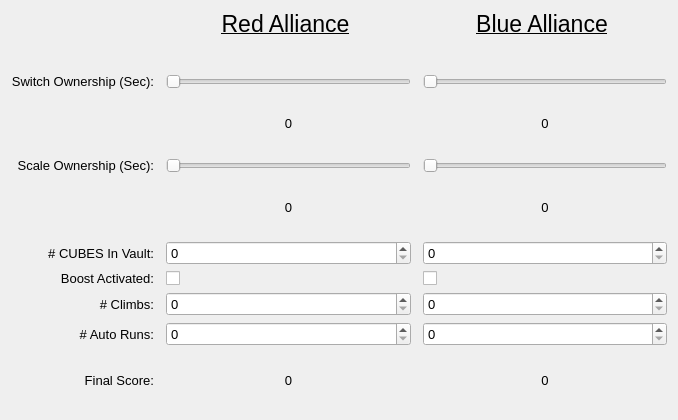
<?xml version="1.0" encoding="UTF-8"?>
<ui version="4.0">
 <class>MainWindow</class>
 <widget class="QWidget" name="MainWindow">
  <property name="geometry">
   <rect>
    <x>0</x>
    <y>0</y>
    <width>678</width>
    <height>420</height>
   </rect>
  </property>
  <property name="font">
   <font>
    <pointsize>17</pointsize>
    <underline>true</underline>
   </font>
  </property>
  <property name="windowTitle">
   <string>Score_Analyzer</string>
  </property>
  <layout class="QGridLayout" name="gridLayout">
   <item row="6" column="0">
    <widget class="QLabel" name="label_9">
     <property name="font">
      <font>
       <pointsize>10</pointsize>
       <underline>false</underline>
      </font>
     </property>
     <property name="text">
      <string># CUBES In Vault:</string>
     </property>
     <property name="alignment">
      <set>Qt::AlignRight|Qt::AlignTrailing|Qt::AlignVCenter</set>
     </property>
    </widget>
   </item>
   <item row="2" column="2">
    <widget class="QLabel" name="m_lblRedSwitchScore">
     <property name="font">
      <font>
       <pointsize>10</pointsize>
       <underline>false</underline>
      </font>
     </property>
     <property name="text">
      <string>0</string>
     </property>
     <property name="alignment">
      <set>Qt::AlignCenter</set>
     </property>
    </widget>
   </item>
   <item row="2" column="4">
    <widget class="QLabel" name="m_lblBlueSwitchScore">
     <property name="font">
      <font>
       <pointsize>10</pointsize>
       <underline>false</underline>
      </font>
     </property>
     <property name="text">
      <string>0</string>
     </property>
     <property name="alignment">
      <set>Qt::AlignCenter</set>
     </property>
    </widget>
   </item>
   <item row="3" column="2">
    <widget class="QSlider" name="m_hslRedScale">
     <property name="maximum">
      <number>135</number>
     </property>
     <property name="pageStep">
      <number>10</number>
     </property>
     <property name="value">
      <number>0</number>
     </property>
     <property name="orientation">
      <enum>Qt::Horizontal</enum>
     </property>
    </widget>
   </item>
   <item row="3" column="4">
    <widget class="QSlider" name="m_hslBlueScale">
     <property name="maximum">
      <number>135</number>
     </property>
     <property name="pageStep">
      <number>10</number>
     </property>
     <property name="value">
      <number>0</number>
     </property>
     <property name="orientation">
      <enum>Qt::Horizontal</enum>
     </property>
    </widget>
   </item>
   <item row="5" column="4">
    <widget class="QLabel" name="m_lblBlueScaleScore">
     <property name="font">
      <font>
       <pointsize>10</pointsize>
       <underline>false</underline>
      </font>
     </property>
     <property name="text">
      <string>0</string>
     </property>
     <property name="alignment">
      <set>Qt::AlignCenter</set>
     </property>
    </widget>
   </item>
   <item row="1" column="4">
    <widget class="QSlider" name="m_hslBlueSwitch">
     <property name="maximum">
      <number>135</number>
     </property>
     <property name="pageStep">
      <number>10</number>
     </property>
     <property name="value">
      <number>0</number>
     </property>
     <property name="orientation">
      <enum>Qt::Horizontal</enum>
     </property>
    </widget>
   </item>
   <item row="5" column="2">
    <widget class="QLabel" name="m_lblRedScaleScore">
     <property name="font">
      <font>
       <pointsize>10</pointsize>
       <underline>false</underline>
      </font>
     </property>
     <property name="text">
      <string>0</string>
     </property>
     <property name="alignment">
      <set>Qt::AlignCenter</set>
     </property>
    </widget>
   </item>
   <item row="3" column="0">
    <widget class="QLabel" name="label_6">
     <property name="font">
      <font>
       <pointsize>10</pointsize>
       <underline>false</underline>
      </font>
     </property>
     <property name="text">
      <string>Scale Ownership (Sec):</string>
     </property>
     <property name="alignment">
      <set>Qt::AlignRight|Qt::AlignTrailing|Qt::AlignVCenter</set>
     </property>
    </widget>
   </item>
   <item row="1" column="0">
    <widget class="QLabel" name="label_3">
     <property name="font">
      <font>
       <pointsize>10</pointsize>
       <underline>false</underline>
      </font>
     </property>
     <property name="text">
      <string>Switch Ownership (Sec):</string>
     </property>
     <property name="alignment">
      <set>Qt::AlignRight|Qt::AlignTrailing|Qt::AlignVCenter</set>
     </property>
    </widget>
   </item>
   <item row="0" column="3" colspan="2">
    <widget class="QLabel" name="label_2">
     <property name="text">
      <string>Blue Alliance</string>
     </property>
     <property name="alignment">
      <set>Qt::AlignHCenter|Qt::AlignTop</set>
     </property>
     <property name="wordWrap">
      <bool>false</bool>
     </property>
    </widget>
   </item>
   <item row="6" column="4">
    <widget class="QSpinBox" name="m_spnBlueVault">
     <property name="font">
      <font>
       <pointsize>10</pointsize>
       <underline>false</underline>
      </font>
     </property>
     <property name="maximum">
      <number>9</number>
     </property>
    </widget>
   </item>
   <item row="6" column="2">
    <widget class="QSpinBox" name="m_spnRedVault">
     <property name="font">
      <font>
       <pointsize>10</pointsize>
       <underline>false</underline>
      </font>
     </property>
     <property name="maximum">
      <number>9</number>
     </property>
    </widget>
   </item>
   <item row="1" column="2">
    <widget class="QSlider" name="m_hslRedSwitch">
     <property name="maximum">
      <number>135</number>
     </property>
     <property name="pageStep">
      <number>10</number>
     </property>
     <property name="value">
      <number>0</number>
     </property>
     <property name="orientation">
      <enum>Qt::Horizontal</enum>
     </property>
    </widget>
   </item>
   <item row="7" column="2">
    <widget class="QCheckBox" name="m_chkRedBoost">
     <property name="font">
      <font>
       <pointsize>10</pointsize>
       <underline>false</underline>
      </font>
     </property>
     <property name="text">
      <string/>
     </property>
    </widget>
   </item>
   <item row="13" column="0">
    <widget class="QLabel" name="label_12">
     <property name="font">
      <font>
       <pointsize>10</pointsize>
       <underline>false</underline>
      </font>
     </property>
     <property name="text">
      <string># Auto Runs:</string>
     </property>
     <property name="alignment">
      <set>Qt::AlignRight|Qt::AlignTrailing|Qt::AlignVCenter</set>
     </property>
    </widget>
   </item>
   <item row="13" column="2">
    <widget class="QSpinBox" name="m_spnRedAutoRun">
     <property name="font">
      <font>
       <pointsize>10</pointsize>
       <underline>false</underline>
      </font>
     </property>
     <property name="maximum">
      <number>3</number>
     </property>
    </widget>
   </item>
   <item row="10" column="4">
    <widget class="QSpinBox" name="m_spnBlueClimb">
     <property name="font">
      <font>
       <pointsize>10</pointsize>
       <underline>false</underline>
      </font>
     </property>
     <property name="maximum">
      <number>3</number>
     </property>
    </widget>
   </item>
   <item row="10" column="0">
    <widget class="QLabel" name="label_11">
     <property name="font">
      <font>
       <pointsize>10</pointsize>
       <underline>false</underline>
      </font>
     </property>
     <property name="text">
      <string># Climbs:</string>
     </property>
     <property name="alignment">
      <set>Qt::AlignRight|Qt::AlignTrailing|Qt::AlignVCenter</set>
     </property>
    </widget>
   </item>
   <item row="10" column="2">
    <widget class="QSpinBox" name="m_spnRedClimb">
     <property name="font">
      <font>
       <pointsize>10</pointsize>
       <underline>false</underline>
      </font>
     </property>
     <property name="maximum">
      <number>3</number>
     </property>
    </widget>
   </item>
   <item row="15" column="4">
    <widget class="QLabel" name="m_lblBlueFinalScore">
     <property name="font">
      <font>
       <pointsize>10</pointsize>
       <underline>false</underline>
      </font>
     </property>
     <property name="text">
      <string>0</string>
     </property>
     <property name="alignment">
      <set>Qt::AlignCenter</set>
     </property>
    </widget>
   </item>
   <item row="13" column="4">
    <widget class="QSpinBox" name="m_spnBlueAutoRun">
     <property name="font">
      <font>
       <pointsize>10</pointsize>
       <underline>false</underline>
      </font>
     </property>
     <property name="maximum">
      <number>3</number>
     </property>
    </widget>
   </item>
   <item row="7" column="4">
    <widget class="QCheckBox" name="m_chkBlueBoost">
     <property name="font">
      <font>
       <pointsize>10</pointsize>
       <underline>false</underline>
      </font>
     </property>
     <property name="text">
      <string/>
     </property>
    </widget>
   </item>
   <item row="7" column="0">
    <widget class="QLabel" name="label_10">
     <property name="font">
      <font>
       <pointsize>10</pointsize>
       <underline>false</underline>
      </font>
     </property>
     <property name="text">
      <string>Boost Activated:</string>
     </property>
     <property name="alignment">
      <set>Qt::AlignRight|Qt::AlignTrailing|Qt::AlignVCenter</set>
     </property>
    </widget>
   </item>
   <item row="15" column="2">
    <widget class="QLabel" name="m_lblRedFinalScore">
     <property name="font">
      <font>
       <pointsize>10</pointsize>
       <underline>false</underline>
      </font>
     </property>
     <property name="text">
      <string>0</string>
     </property>
     <property name="alignment">
      <set>Qt::AlignCenter</set>
     </property>
    </widget>
   </item>
   <item row="15" column="0">
    <widget class="QLabel" name="label_15">
     <property name="font">
      <font>
       <pointsize>10</pointsize>
       <underline>false</underline>
      </font>
     </property>
     <property name="text">
      <string>Final Score:</string>
     </property>
     <property name="alignment">
      <set>Qt::AlignRight|Qt::AlignTrailing|Qt::AlignVCenter</set>
     </property>
    </widget>
   </item>
   <item row="0" column="1" colspan="2">
    <widget class="QLabel" name="label">
     <property name="text">
      <string>Red Alliance</string>
     </property>
     <property name="alignment">
      <set>Qt::AlignHCenter|Qt::AlignTop</set>
     </property>
     <property name="wordWrap">
      <bool>false</bool>
     </property>
    </widget>
   </item>
  </layout>
 </widget>
 <resources/>
 <connections/>
</ui>
